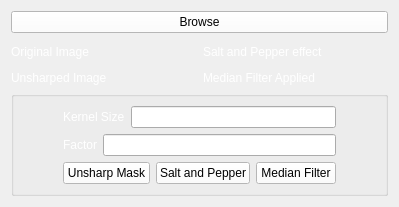
      <widget class="QWidget" name="spacial_filtering_tab">
       <attribute name="title">
        <string>Spatial Filtering</string>
       </attribute>
       <layout class="QGridLayout" name="gridLayout_9">
        <item row="0" column="0">
         <layout class="QVBoxLayout" name="verticalLayout_13">
          <item>
           <widget class="QPushButton" name="filter_browse_button">
            <property name="styleSheet">
             <string notr="true">background-color: rgb(255, 255, 255);</string>
            </property>
            <property name="text">
             <string>Browse</string>
            </property>
           </widget>
          </item>
          <item>
           <layout class="QHBoxLayout" name="horizontalLayout_17">
            <item>
             <layout class="QVBoxLayout" name="verticalLayout_9">
              <item>
               <widget class="BeforeFilteringWidget" name="before_filtering_image" native="true">
                <property name="minimumSize">
                 <size>
                  <width>0</width>
                  <height>0</height>
                 </size>
                </property>
               </widget>
              </item>
              <item>
               <widget class="QLabel" name="label_5">
                <property name="styleSheet">
                 <string notr="true">color: rgb(255, 255, 255);</string>
                </property>
                <property name="text">
                 <string>Original Image</string>
                </property>
               </widget>
              </item>
             </layout>
            </item>
            <item>
             <layout class="QVBoxLayout" name="verticalLayout_10">
              <item>
               <widget class="SaltPepperWidget" name="salt_pepper_widget" native="true"/>
              </item>
              <item>
               <widget class="QLabel" name="label_6">
                <property name="styleSheet">
                 <string notr="true">color: rgb(255, 255, 255);</string>
                </property>
                <property name="text">
                 <string>Salt and Pepper effect</string>
                </property>
               </widget>
              </item>
             </layout>
            </item>
           </layout>
          </item>
          <item>
           <layout class="QHBoxLayout" name="horizontalLayout_19">
            <item>
             <layout class="QVBoxLayout" name="verticalLayout_11">
              <item>
               <widget class="FilteredWidget" name="filtered_image" native="true"/>
              </item>
              <item>
               <widget class="QLabel" name="label_8">
                <property name="styleSheet">
                 <string notr="true">color: rgb(255, 255, 255);</string>
                </property>
                <property name="text">
                 <string>Unsharped Image</string>
                </property>
               </widget>
              </item>
             </layout>
            </item>
            <item>
             <layout class="QVBoxLayout" name="verticalLayout_12">
              <item>
               <widget class="MedianWidget" name="median_image_widget" native="true"/>
              </item>
              <item>
               <widget class="QLabel" name="label_7">
                <property name="styleSheet">
                 <string notr="true">color: rgb(255, 255, 255);</string>
                </property>
                <property name="text">
                 <string>Median Filter Applied</string>
                </property>
               </widget>
              </item>
             </layout>
            </item>
           </layout>
          </item>
          <item>
           <widget class="QGroupBox" name="groupBox_3">
            <property name="title">
             <string/>
            </property>
            <layout class="QGridLayout" name="gridLayout_8">
             <item row="0" column="1">
              <layout class="QVBoxLayout" name="verticalLayout_8">
               <item>
                <layout class="QVBoxLayout" name="verticalLayout_7">
                 <item>
                  <layout class="QHBoxLayout" name="horizontalLayout_14">
                   <item>
                    <widget class="QLabel" name="label_2">
                     <property name="styleSheet">
                      <string notr="true">color: rgb(255, 255, 255);</string>
                     </property>
                     <property name="text">
                      <string>Kernel Size</string>
                     </property>
                    </widget>
                   </item>
                   <item>
                    <widget class="QLineEdit" name="kernel_size_label">
                     <property name="styleSheet">
                      <string notr="true">color: rgb(255, 255, 255);</string>
                     </property>
                    </widget>
                   </item>
                  </layout>
                 </item>
                 <item>
                  <layout class="QHBoxLayout" name="horizontalLayout_15">
                   <item>
                    <widget class="QLabel" name="label_3">
                     <property name="styleSheet">
                      <string notr="true">color: rgb(255, 255, 255);</string>
                     </property>
                     <property name="text">
                      <string>Factor</string>
                     </property>
                    </widget>
                   </item>
                   <item>
                    <widget class="QLineEdit" name="factor_label">
                     <property name="styleSheet">
                      <string notr="true">color: rgb(255, 255, 255);</string>
                     </property>
                    </widget>
                   </item>
                  </layout>
                 </item>
                </layout>
               </item>
               <item>
                <layout class="QHBoxLayout" name="horizontalLayout_18">
                 <item>
                  <widget class="QPushButton" name="unsharp_button">
                   <property name="styleSheet">
                    <string notr="true">background-color: rgb(255, 255, 255);</string>
                   </property>
                   <property name="text">
                    <string>Unsharp Mask</string>
                   </property>
                  </widget>
                 </item>
                 <item>
                  <widget class="QPushButton" name="salt_button">
                   <property name="styleSheet">
                    <string notr="true">background-color: rgb(255, 255, 255);</string>
                   </property>
                   <property name="text">
                    <string>Salt and Pepper</string>
                   </property>
                  </widget>
                 </item>
                 <item>
                  <widget class="QPushButton" name="median_button">
                   <property name="styleSheet">
                    <string notr="true">background-color: rgb(255, 255, 255);</string>
                   </property>
                   <property name="text">
                    <string>Median Filter</string>
                   </property>
                  </widget>
                 </item>
                </layout>
               </item>
              </layout>
             </item>
             <item row="0" column="0">
              <spacer name="horizontalSpacer">
               <property name="orientation">
                <enum>Qt::Horizontal</enum>
               </property>
               <property name="sizeHint" stdset="0">
                <size>
                 <width>40</width>
                 <height>20</height>
                </size>
               </property>
              </spacer>
             </item>
             <item row="0" column="2">
              <spacer name="horizontalSpacer_2">
               <property name="orientation">
                <enum>Qt::Horizontal</enum>
               </property>
               <property name="sizeHint" stdset="0">
                <size>
                 <width>40</width>
                 <height>20</height>
                </size>
               </property>
              </spacer>
             </item>
            </layout>
           </widget>
          </item>
         </layout>
        </item>
       </layout>
      </widget>
